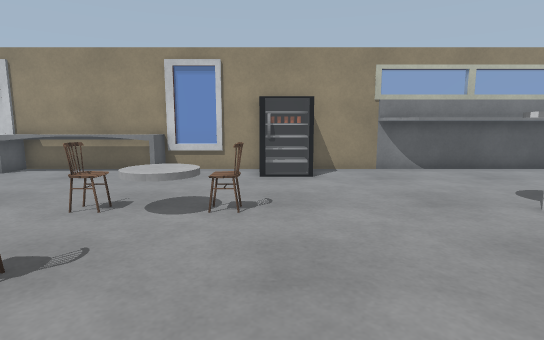
View 1 (above)

15 first-person views from a walk through a world built for the Gazebo simulator. The camera is 1 m above the floor, tilts 8° down and sees 80° across. The floor is counted in squares, 0.5 m on a side. Each view is taken from the middle of a square. On the plan, view 1 faces up. The plan holds only what a view shows up to about 18 squares ahead; the rest is blank. The place goes on beyond the plan. Surface patterns are stand-ins for the level's own textures.

View 2
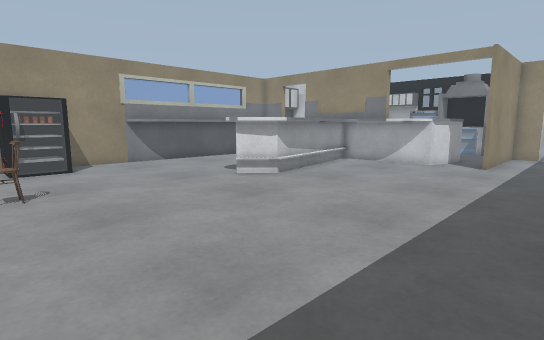

View 3
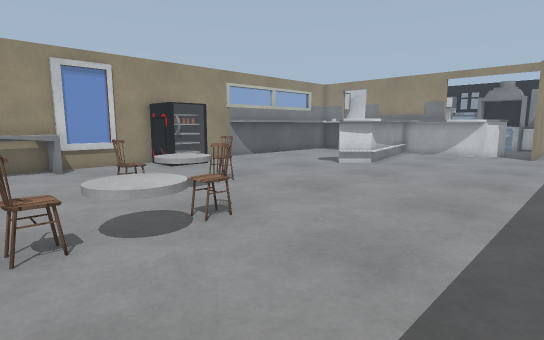

View 4
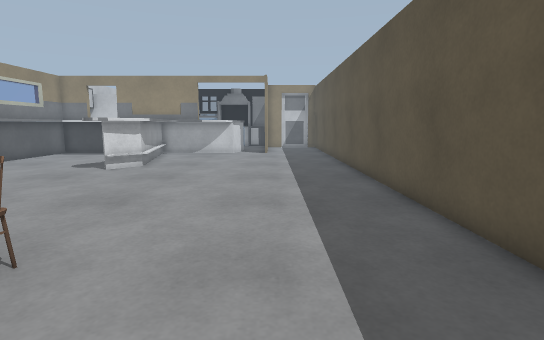

View 5
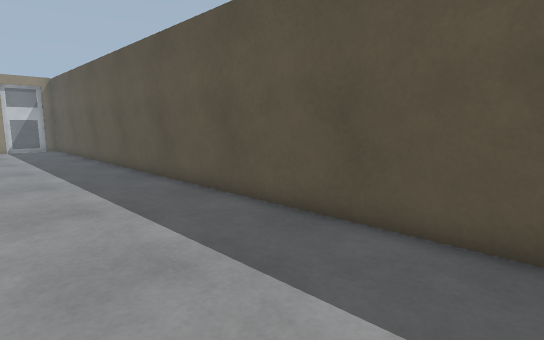

View 6
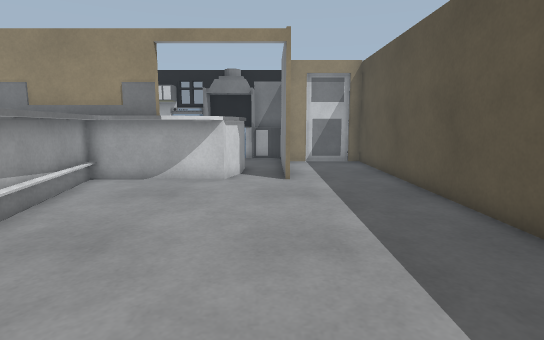

View 7
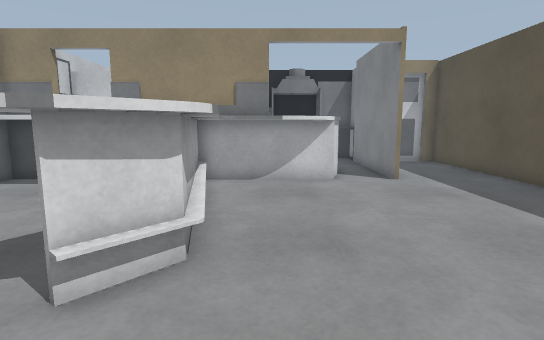

View 8
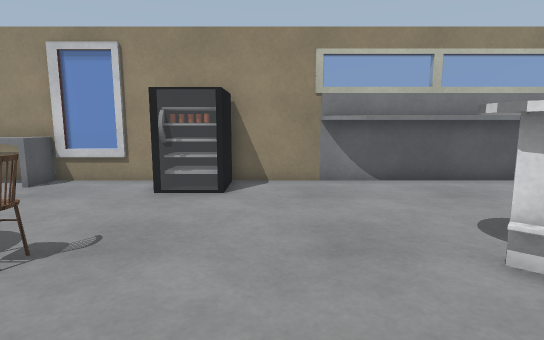

View 9
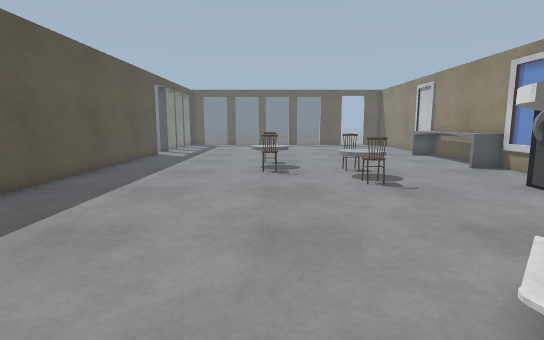

View 10
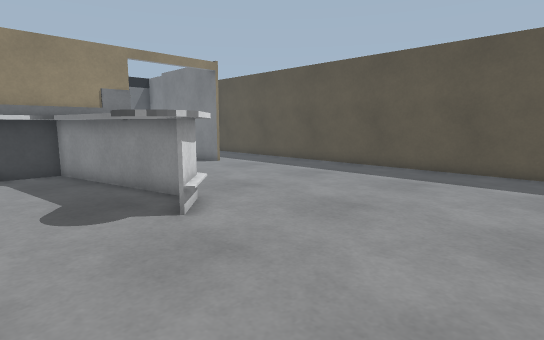

View 11
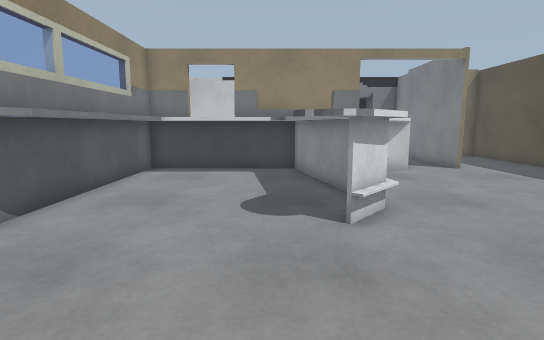

View 12
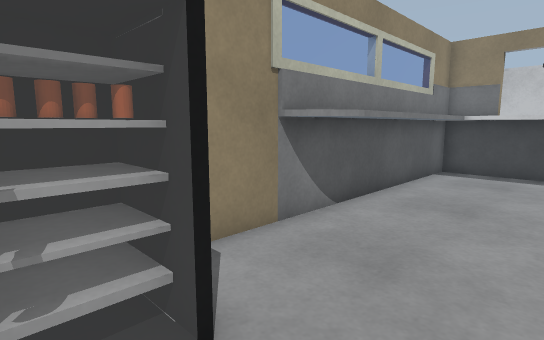

View 13
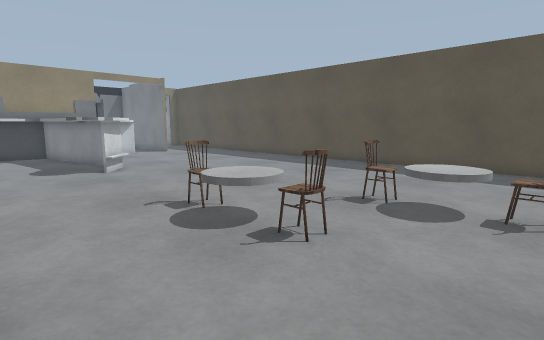

View 14
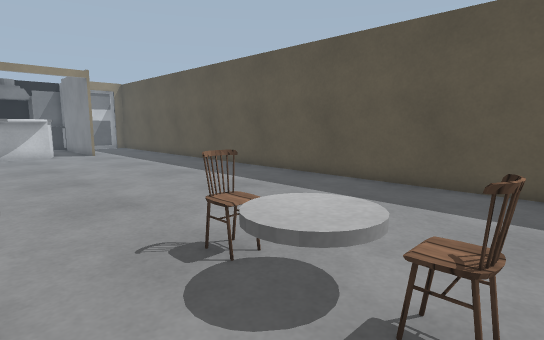

View 15
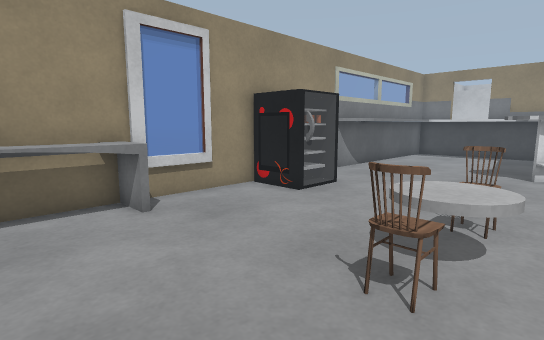

### Floor plan
Points are (right, up) in squares from view 1. A wall is a line through its corners. A room is listed if a view was taken in it or the views show most of it. See-through windows are left out.
Room 1 (views 1, 2, 3, 4, 5, 6, 7, 8, 9, 10, 11, 12, 13, 14, 15)
walls: (7.4, 5.9) (6.1, 7.2); (8.5, 7.9) (12.5, 8.5); (1.5, 12.7) (-0.2, 12.7); (1.2, 12.9) (0.4, 12.8); (0.6, 12.9) (0.1, 12.7); (5.9, 13.4) (5.4, 13.6) (4.9, 14.1); (1.6, 14.5) (1.6, 12.3) (-0.5, 12.3) (-0.5, 14.5); (13.3, 6.6) (8, 5.8); (12.9, 8.9) (12.9, 13.2) (5.9, 13.2); (15, 2.6) (14.8, 2.7) (14.8, 9.1); (14.8, 0.5) (21.1, 0.5); (16.4, 2.3) (14.8, 2.8); (-8.4, -3.8) (20.7, -3.8) (20.7, -3.1); (14.8, 14.5) (-8.5, 14.5); (20.7, -0.9) (20.7, 0.3) (14.8, 0.3); (20.9, -3.2) (20.9, -0.8)
low walls: (8.1, 5.9) (7.4, 5.9); (8.1, 6.1) (7.3, 5.9); (8.2, 6.5) (14.9, 8); (13.5, 7.1) (9.1, 6.3); (14.1, 3.9) (13.9, 4.5); (14.1, 3.5) (13.8, 4.2) (13.8, 6.1); (14.3, 3.2) (14.1, 3.6); (14.8, 7.7) (7.6, 6.3) (6.3, 7.5); (-4.8, 14.6) (-4.8, 13.2) (-8.5, 13.2)
objects: chair (-8, 4) to (-7, 4); grey cylinder (-6, 3) to (-5, 5); chair (-5, 7) to (-4, 8); chair (-4, 4); grey cylinder (-3, 7) to (-2, 8); chair (-1, 7) to (-1, 8)

Where each view was taken, in squares from view 1:
view 1: 0 up, 0 right, facing up
view 2: 3 down, 2 left, facing up-right
view 3: 2 down, 8 left, facing up-right
view 4: 0 up, 8 left, facing right
view 5: 2 up, 8 left, facing down-right
view 6: 1 up, 3 right, facing right
view 7: 5 up, 3 right, facing right
view 8: 3 up, 3 right, facing up
view 9: 4 up, 10 right, facing left
view 10: 11 up, 0 right, facing down-right
view 11: 9 up, 0 right, facing right
view 12: 10 up, 0 right, facing up-right
view 13: 12 up, 8 left, facing down-right
view 14: 7 up, 8 left, facing down-right
view 15: 6 up, 8 left, facing up-right
